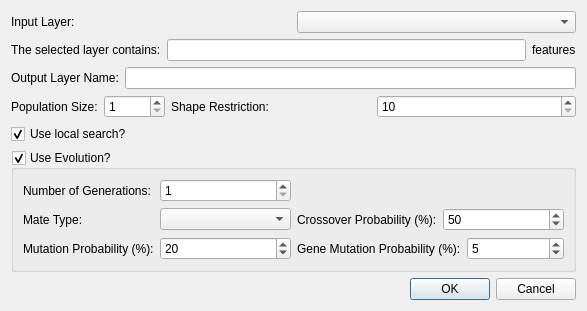
<?xml version="1.0" encoding="UTF-8"?>
<ui version="4.0">
 <class>GeneticSimplifier</class>
 <widget class="QDialog" name="GeneticSimplifier">
  <property name="geometry">
   <rect>
    <x>0</x>
    <y>0</y>
    <width>587</width>
    <height>295</height>
   </rect>
  </property>
  <property name="windowTitle">
   <string>GeneticSimplifier</string>
  </property>
  <layout class="QGridLayout" name="gridLayout_3">
   <item row="0" column="0" colspan="2">
    <layout class="QHBoxLayout" name="horizontalLayout">
     <item>
      <widget class="QLabel" name="inputLabel">
       <property name="text">
        <string>Input Layer:</string>
       </property>
      </widget>
     </item>
     <item>
      <widget class="QComboBox" name="inputLayerCombo">
       <property name="sizePolicy">
        <sizepolicy hsizetype="Preferred" vsizetype="Fixed">
         <horstretch>0</horstretch>
         <verstretch>0</verstretch>
        </sizepolicy>
       </property>
       <property name="toolTip">
        <string>Just line layers can be used.</string>
       </property>
      </widget>
     </item>
    </layout>
   </item>
   <item row="1" column="0" colspan="2">
    <layout class="QHBoxLayout" name="horizontalLayout_5">
     <item>
      <widget class="QLabel" name="featCountLabel">
       <property name="text">
        <string>The selected layer contains:</string>
       </property>
      </widget>
     </item>
     <item>
      <widget class="QLineEdit" name="featureCountEdit"/>
     </item>
     <item>
      <widget class="QLabel" name="featureLabel">
       <property name="text">
        <string>features</string>
       </property>
      </widget>
     </item>
    </layout>
   </item>
   <item row="2" column="0" colspan="2">
    <layout class="QHBoxLayout" name="horizontalLayout_2">
     <item>
      <widget class="QLabel" name="outputEdit_2">
       <property name="text">
        <string>Output Layer Name:</string>
       </property>
      </widget>
     </item>
     <item>
      <widget class="QLineEdit" name="outputEdit"/>
     </item>
    </layout>
   </item>
   <item row="3" column="0">
    <layout class="QHBoxLayout" name="horizontalLayout_3">
     <item>
      <widget class="QLabel" name="popSizeLabel">
       <property name="text">
        <string>Population Size:</string>
       </property>
      </widget>
     </item>
     <item>
      <widget class="QSpinBox" name="popSpin">
       <property name="toolTip">
        <string>Number of possible solutions tested for each line. Use 1 for faster results.</string>
       </property>
       <property name="minimum">
        <number>1</number>
       </property>
       <property name="maximum">
        <number>10000</number>
       </property>
       <property name="value">
        <number>1</number>
       </property>
      </widget>
     </item>
    </layout>
   </item>
   <item row="3" column="1">
    <layout class="QHBoxLayout" name="horizontalLayout_4">
     <item>
      <widget class="QLabel" name="restrictionLabel">
       <property name="text">
        <string>Shape Restriction:</string>
       </property>
      </widget>
     </item>
     <item>
      <widget class="QSpinBox" name="spinBox">
       <property name="toolTip">
        <string>Maximum deviation from the original line.</string>
       </property>
       <property name="minimum">
        <number>10</number>
       </property>
       <property name="maximum">
        <number>1000</number>
       </property>
       <property name="singleStep">
        <number>10</number>
       </property>
      </widget>
     </item>
    </layout>
   </item>
   <item row="4" column="0">
    <widget class="QCheckBox" name="useLocalSearchBox">
     <property name="toolTip">
      <string>Makes the number of vertexes in the simplification quite smaller but makes the algorithm quite slower as well.</string>
     </property>
     <property name="text">
      <string>Use local search?</string>
     </property>
     <property name="checked">
      <bool>true</bool>
     </property>
    </widget>
   </item>
   <item row="5" column="0" colspan="2">
    <layout class="QGridLayout" name="gridLayout_2">
     <item row="0" column="0">
      <widget class="QGroupBox" name="evolutionGroup">
       <property name="title">
        <string>Use Evolution?</string>
       </property>
       <property name="checkable">
        <bool>true</bool>
       </property>
       <layout class="QGridLayout" name="gridLayout">
        <item row="0" column="0">
         <layout class="QHBoxLayout" name="horizontalLayout_6">
          <item>
           <widget class="QLabel" name="generationsLabel">
            <property name="text">
             <string>Number of Generations:</string>
            </property>
           </widget>
          </item>
          <item>
           <widget class="QSpinBox" name="genSpin">
            <property name="toolTip">
             <string>Number of generations analyzed.</string>
            </property>
            <property name="minimum">
             <number>1</number>
            </property>
            <property name="maximum">
             <number>100</number>
            </property>
           </widget>
          </item>
         </layout>
        </item>
        <item row="1" column="0">
         <layout class="QHBoxLayout" name="horizontalLayout_7">
          <item>
           <widget class="QLabel" name="mateLabel">
            <property name="text">
             <string>Mate Type:</string>
            </property>
           </widget>
          </item>
          <item>
           <widget class="QComboBox" name="mateCombo">
            <property name="toolTip">
             <string>Type of crossover applied.</string>
            </property>
           </widget>
          </item>
         </layout>
        </item>
        <item row="1" column="1">
         <layout class="QHBoxLayout" name="horizontalLayout_8">
          <item>
           <widget class="QLabel" name="croosLabel">
            <property name="text">
             <string>Crossover Probability (%):</string>
            </property>
           </widget>
          </item>
          <item>
           <widget class="QSpinBox" name="crossSpin">
            <property name="toolTip">
             <string>Probability to apply crossover.</string>
            </property>
            <property name="minimum">
             <number>1</number>
            </property>
            <property name="maximum">
             <number>100</number>
            </property>
            <property name="value">
             <number>50</number>
            </property>
           </widget>
          </item>
         </layout>
        </item>
        <item row="2" column="0">
         <layout class="QHBoxLayout" name="horizontalLayout_9">
          <item>
           <widget class="QLabel" name="mutationLabel">
            <property name="text">
             <string>Mutation Probability (%):</string>
            </property>
           </widget>
          </item>
          <item>
           <widget class="QSpinBox" name="mutationSpin">
            <property name="toolTip">
             <string>Mutation probability on a possible solution.</string>
            </property>
            <property name="minimum">
             <number>1</number>
            </property>
            <property name="maximum">
             <number>100</number>
            </property>
            <property name="value">
             <number>20</number>
            </property>
           </widget>
          </item>
         </layout>
        </item>
        <item row="2" column="1">
         <layout class="QHBoxLayout" name="horizontalLayout_10">
          <item>
           <widget class="QLabel" name="geneLabel">
            <property name="text">
             <string>Gene Mutation Probability (%):</string>
            </property>
           </widget>
          </item>
          <item>
           <widget class="QSpinBox" name="geneSpin">
            <property name="toolTip">
             <string>Probability to change the participation of a vertex in a possible solution.</string>
            </property>
            <property name="minimum">
             <number>1</number>
            </property>
            <property name="maximum">
             <number>100</number>
            </property>
            <property name="value">
             <number>5</number>
            </property>
           </widget>
          </item>
         </layout>
        </item>
       </layout>
      </widget>
     </item>
    </layout>
   </item>
   <item row="6" column="1">
    <widget class="QDialogButtonBox" name="buttonBox">
     <property name="orientation">
      <enum>Qt::Horizontal</enum>
     </property>
     <property name="standardButtons">
      <set>QDialogButtonBox::Cancel|QDialogButtonBox::Ok</set>
     </property>
    </widget>
   </item>
  </layout>
 </widget>
 <resources/>
 <connections>
  <connection>
   <sender>buttonBox</sender>
   <signal>accepted()</signal>
   <receiver>GeneticSimplifier</receiver>
   <slot>accept()</slot>
   <hints>
    <hint type="sourcelabel">
     <x>248</x>
     <y>254</y>
    </hint>
    <hint type="destinationlabel">
     <x>157</x>
     <y>274</y>
    </hint>
   </hints>
  </connection>
  <connection>
   <sender>buttonBox</sender>
   <signal>rejected()</signal>
   <receiver>GeneticSimplifier</receiver>
   <slot>reject()</slot>
   <hints>
    <hint type="sourcelabel">
     <x>316</x>
     <y>260</y>
    </hint>
    <hint type="destinationlabel">
     <x>286</x>
     <y>274</y>
    </hint>
   </hints>
  </connection>
 </connections>
</ui>
